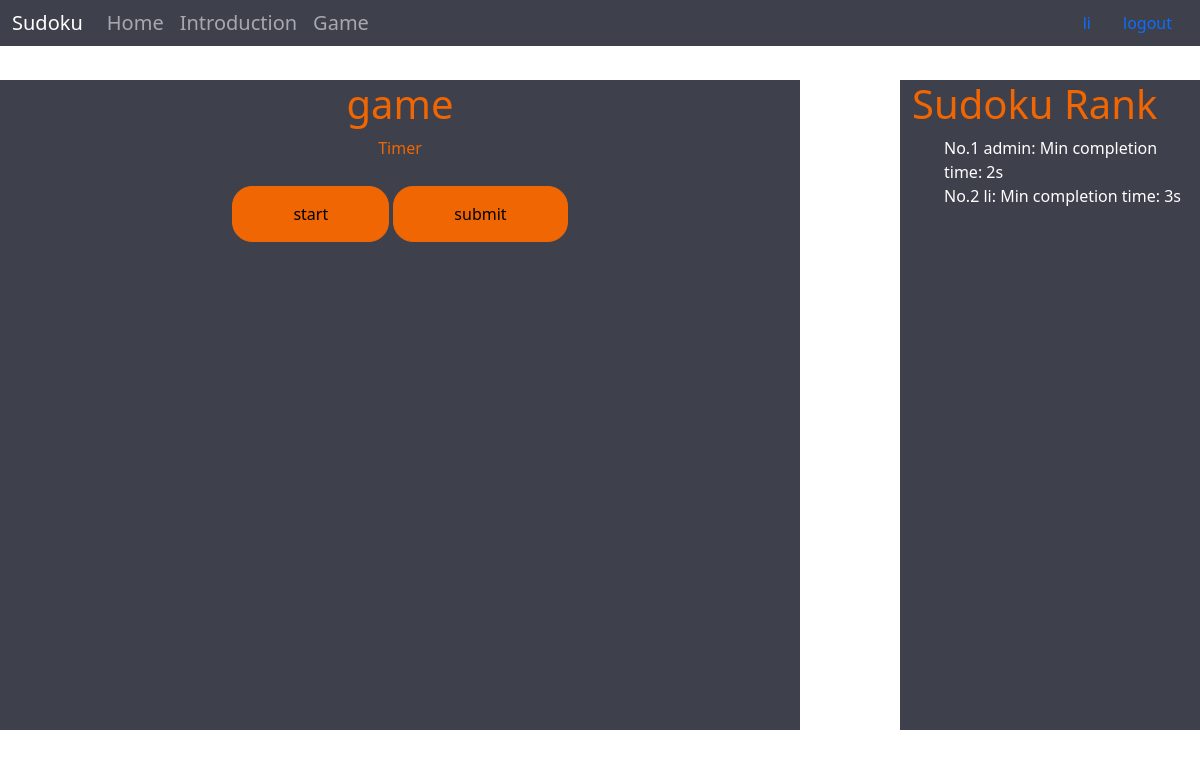
Screenshot of /game (signed in) with the database file from the repository.
### app/models.py (models this page shows, shortened)
class User(db.Model):
    __tablename__ = "user"
    id = db.Column(db.Integer, primary_key=True, autoincrement=True)
    username = db.Column(db.String(64), unique=True, nullable=False)
    password = db.Column(db.String(128), nullable=False)
    user_type = db.Column(db.Integer, nullable=False)
    head_pic_url = db.Column(db.String(256))

### app/routes.py (the view, shortened to what this page needs)
@app.route('/game', methods=['GET', 'POST'])
def game():
    if request.method == "GET":
        game_bank_obj_old = GameBank.query.filter(GameBank.current_game != '').first()
        time_now = time.strftime("%Y%m%d", time.localtime())
        if game_bank_obj_old.current_game != time_now:
            game_bank_obj_old.current_game = ''
            db.session.merge(game_bank_obj_old)
            db.session.commit()
            game_bank_obj_next = GameBank.query.filter(GameBank.id == game_bank_obj_old.id+1).first()
            if game_bank_obj_next:
                game_bank_obj_next.current_game = time_now
                db.session.merge(game_bank_obj_next)
                db.session.commit()
            else:
                game_bank_obj_next = GameBank.query.filter(GameBank.id == 1).first()
                game_bank_obj_next.current_game = time_now
                db.session.merge(game_bank_obj_next)
                db.session.commit()
            game_bank_obj = game_bank_obj_next
        else:
            game_bank_obj = game_bank_obj_old
        if g.user:
            random.seed(g.user.id)
            user_flag = g.user
            is_admin = User.query.filter(User.id == g.user.id).first().user_type
        else:
            random.seed(1)
            user_flag = None
            is_admin = 1
        random_list = random.sample(range(0, 81), 43)
        player_best_ranks = db.session.query(GameResult.playerId,
                                             func.min(GameResult.time_spent)).group_by(GameResult.playerId).order_by(
            GameResult.time_spent).all()
        rank_list = list()
        for i in range(len(player_best_ranks)):
            temp_dict = dict()
            temp_dict["player_name"] = User.query.filter(User.id == player_best_ranks[i][0]).first().username
            temp_dict["best_mark"] = player_best_ranks[i][1]
            temp_dict["rank"] = i + 1
            rank_list.append(temp_dict)
        return render_template('game.html', game=game_bank_obj.game.split(','), random_list=random_list, user_flag=user_flag, rank_list=rank_list, is_admin=is_admin)

### app/__init__.py (called while the page is built)
@app.before_request
def before_request():
    username = session.get('username')
    if username:
        user_ogj = User.query.filter(User.username == username).first()
        setattr(g, 'user', user_ogj)
    else:
        setattr(g, 'user', None)

@app.context_processor
def context_processor():
    if hasattr(g, 'user'):
        return {'user': g.user}
    else:
        return {}

### app/templates/game.html (shortened to what this page needs)
    {% extends "base.html" %}
    {% block content %}
    <link href="static/css/game.css" rel="stylesheet">
    <div class="container-xxl">
      <div class="row">
        <div class="col-lg-8 game" >
            <h1>game</h1>
            <p id="sclock">Timer</p>
            <div class="button">
            {% if user_flag %}
                <button  id="start_button" onclick="start_game(); startTimer()" >start</button>
            {% else %}
                <button  id="start_button_no_user" onclick="javascript:window.location.href='/login'" >start</button>
            {% endif %}
            <button  id="submit_table" onclick="get_table_num()" >submit</button>
        </div>
        </div>
        <div class="col-lg-3 offset-lg-1 rank">
            <h1>Sudoku Rank</h1>
            <ul id="rank_ul">
                {% if rank_list | length < 10 %}
                {% for rank_line in rank_list %}
                    <li> No.{{rank_line.rank}}   {{rank_line.player_name}}: Min completion time: {{rank_line.best_mark}}s</li>
                {% endfor %}
                {% else %}
                {% for i in [0,1,2,3,4,5,6,7,8,9] %}
                    <li> {{i}}. {{rank_line[i].player_name}}: best rank {{rank_line[i].best_mark}}</li>
                {% endfor %}
                {% endif %}
            </ul>
        </div>
      </div>
</div>
    {% endblock %}

### app/templates/base.html (shortened to what this page needs)
<!Doctype html>
<html lang="en">
    <head>
        <link href="static/css/bootstrap.min.css" rel="stylesheet">
        <link href="static/css/style.css" rel="stylesheet">
    </head>
    <body>
    <div id="title">
        <nav class="navbar navbar-expand-md fixed-top navbar-dark">
          <div class="container-fluid">
            <a class="navbar-brand" href="/">Sudoku</a>
            <div class="collapse navbar-collapse" id="collapsibleNavbar">
              <ul class="navbar-nav me-auto">
                <li class="nav-item">
                  <a class="nav-link" href="/">Home</a>
                </li>
                <li class="nav-item">
                  <a class="nav-link" href="/introduction">Introduction</a>
                </li>
                <li class="nav-item">
                  <a class="nav-link" href="/game">Game</a>
                </li>
              </ul>
                <div class="d-flex">
                    {% if user %}
                        <a class="nav-link" href="{{ url_for('personal') }}">{{ user.username }}</a>
                        <a class="nav-link" id="logout" href="{{ url_for('logout') }}">logout</a>
                    {% else %}
                        <a class="nav-link" href="{{ url_for('login') }}">Login</a>
                        <a class="nav-link" href="{{ url_for('register') }}">Register</a>
                    {% endif %}
                </div>
            </div>
          </div>
        </nav>
      </div>
    <div style="padding-top:80px;">
                {% block content %}{% endblock %}
    </div>
    </body>
</html>

### app/static/css/style.css (style rules this page uses)
.navbar { padding: 0; display:flex; transition: all 0.5s; background: rgba(42, 44, 57, 0.9); }
.navbar-nav { margin: 0; padding: 0; display: flex; list-style: none; }
.navbar-nav a, .navbar-nav ul { display: flex; align-items: center; justify-content: space-between; font-size: 20px; color: black; }
body { background:url(../bg.png) no-repeat; margin: 0px; background-size: 100% 100%; background-attachment: fixed; }

### app/static/css/game.css (style rules this page uses)
body { background:url(../bg.png) no-repeat; margin: 0px; background-size: 100% 100%; background-attachment: fixed; }
h1 { color:#ef6603; }
#sclock { color:#ef6603; }
.game { background-color: rgba(42, 44, 57, 0.9); height:650px; text-align:center; }
.button { text-align: center; }
#start_button, #submit_table, #submit_form,#upload_button, #start_button_no_user { background-color:#ef6603; border-radius: 20px; padding:15px 60px; margin-top:10px; border:#ef6603 solid 1px; }
.rank { background-color: rgba(42, 44, 57, 0.9); }
.rank ul li { color: white; list-style: none; }

### rows the page displays
User: username "li", rank "2", player_name "li", best_mark "3"
User: rank "1", player_name "admin", best_mark "2"
